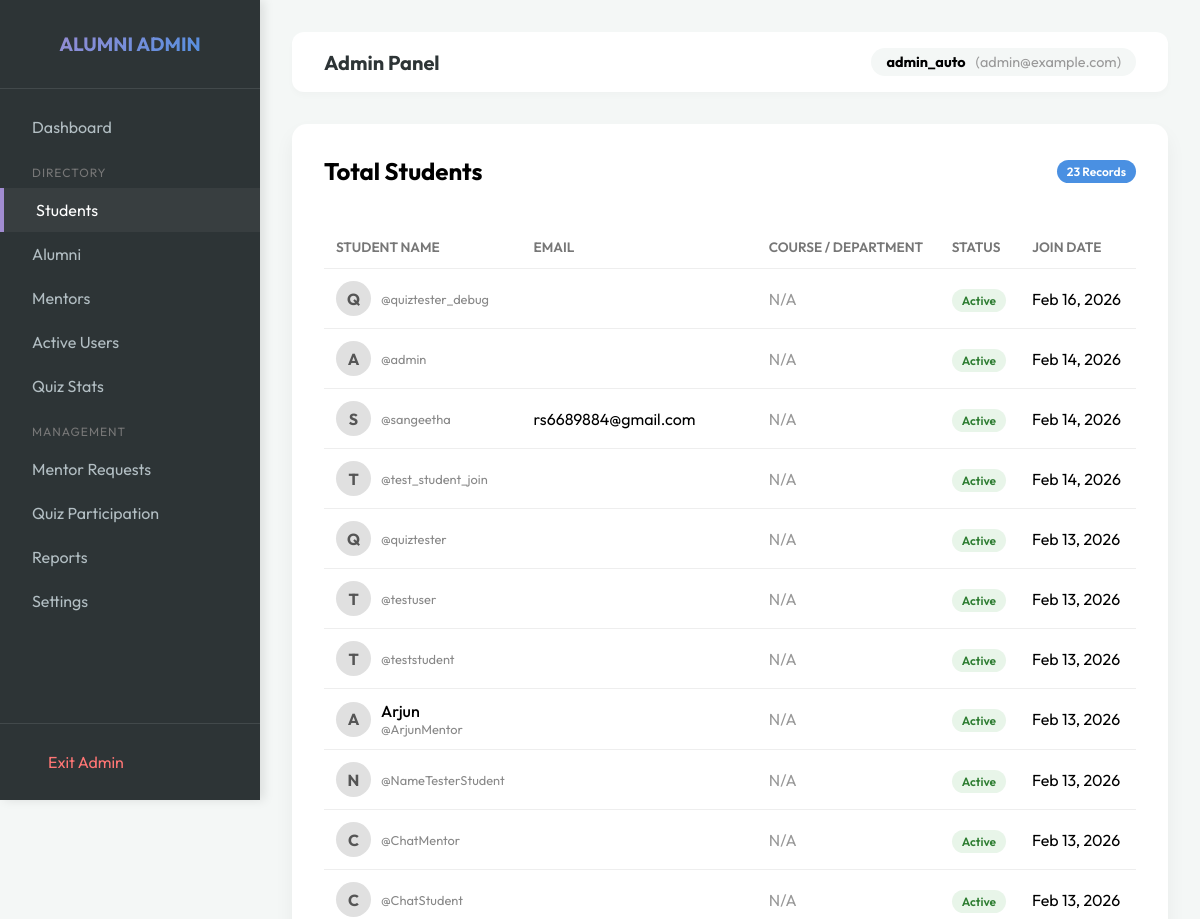
The app's page /admin-portal/students/ (signed in, upper part), older data.
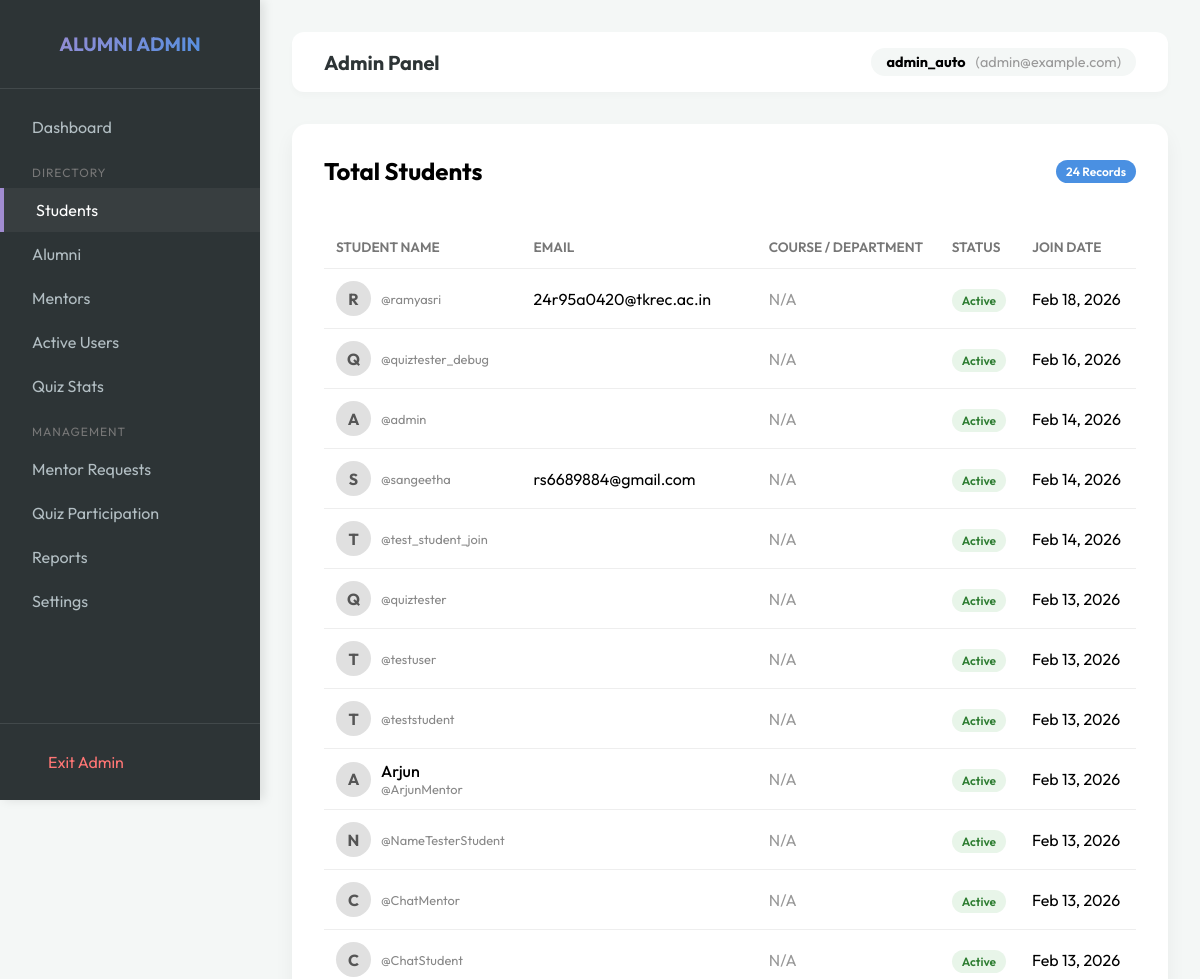
The same page, newer data.
### network/models.py (models this page shows, shortened)
class Profile(models.Model):
    USER_TYPE_CHOICES = (
        ('student', 'Student'),
        ('alumni', 'Alumni'),
        ('mentor', 'Mentor'),
        ('admin', 'Admin'),
    )
    user = models.OneToOneField(User, on_delete=models.CASCADE)
    user_type = models.CharField(max_length=10, choices=USER_TYPE_CHOICES, default='student')
    assessment_marks = models.IntegerField(default=0)
    bio = models.TextField(blank=True)
    skills = models.TextField(blank=True, help_text="Comma-separated skills")
    profile_picture = models.ImageField(upload_to='profile_pics', blank=True, null=True)
    government_internships = models.TextField(blank=True, help_text="Details of government internships")
    private_internships_jobs = models.TextField(blank=True, help_text="Details of private internships and jobs")

### network/views.py (the view)
# urls.py: path('admin-portal/students/', views.admin_students_list, name='admin_students_list'),
@admin_required
def admin_students_list(request):
    from network.models import Profile
    students = Profile.objects.filter(user_type='student').select_related('user').order_by('-user__date_joined')
    return render(request, 'admin/student_list.html', {'students': students})

### templates/admin/student_list.html
{% extends 'admin/admin_base.html' %}
{% block admin_content %}
<div class="card">
    <div style="display: flex; justify-content: space-between; align-items: center; margin-bottom: 1.5rem;">
        <h2 style="margin: 0;">Total Students</h2>
        <span class="badge" style="background: var(--primary); color: white;">{{ students.count }} Records</span>
    </div>
    <div style="overflow-x: auto;">
        <table>
            <thead>
                <tr>
                    <th>Student Name</th>
                    <th>Email</th>
                    <th>Course / Department</th>
                    <th>Status</th>
                    <th>Join Date</th>
                </tr>
            </thead>
            <tbody>
                {% for student in students %}
                <tr>
                    <td>
                        <div style="display: flex; align-items: center; gap: 10px;">
                            <div
                                style="width: 35px; height: 35px; background: #e0e0e0; border-radius: 50%; display: flex; align-items: center; justify-content: center; font-weight: bold; color: #555;">
                                {{ student.user.first_name|first|default:student.user.username|first|upper }}
                            </div>
                            <div>
                                <div style="font-weight: 500;">{{ student.user.first_name }} {{ student.user.last_name}}
                                </div>
                                <div style="font-size: 0.8rem; color: #888;">@{{ student.user.username }}</div>
                            </div>
                        </div>
                    </td>
                    <td>{{ student.user.email }}</td>
                    <td><span style="color: #999;">N/A</span></td>
                    <td>
                        {% if student.user.is_active %}
                        <span class="badge" style="background: #e8f5e9; color: #2e7d32;">Active</span>
                        {% else %}
                        <span class="badge" style="background: #ffebee; color: #c62828;">Inactive</span>
                        {% endif %}
                    </td>
                    <td>{{ student.user.date_joined|date:"M d, Y" }}</td>
                </tr>
                {% empty %}
                <tr>
                    <td colspan="5" style="text-align: center; padding: 2rem; color: #999;">No students found.</td>
                </tr>
                {% endfor %}
            </tbody>
        </table>
    </div>
</div>
{% endblock %}

Row changes from the older to the newer data that the page shows:
added Profile: user.first_name|first "R", user.username "ramyasri", user.email "24r95a0420@tkrec.ac.in", shows "Active", user.date_joined "Feb 18, 2026"
Text that changed along with them:
{{ students.count }}: "23" → "24"
